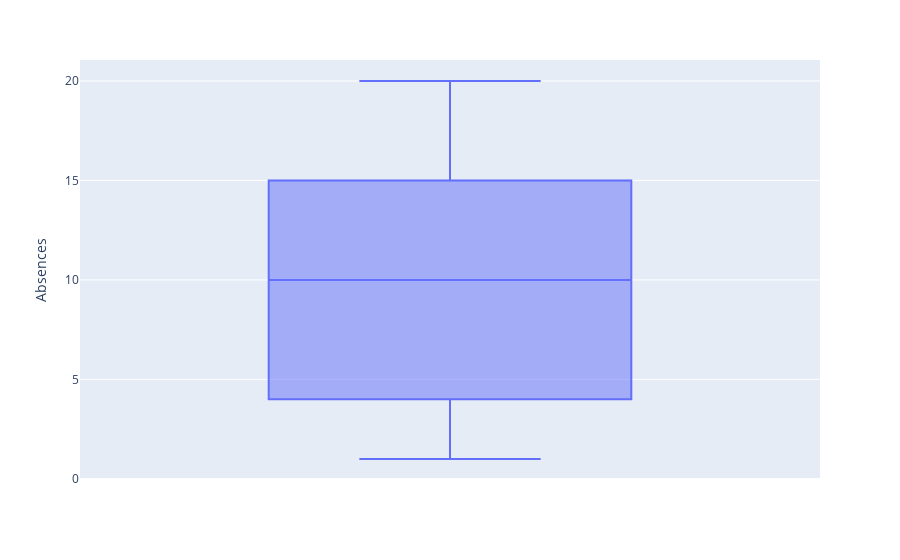

Notebook code for this chart:
### Code cell
fig = px.box(Data, y="Absences")
fig.show()#no outlire

### Figure 1 — Plotly figure (JSON) as saved in the notebook; plotly's stock layout.template omitted (floating-point values rounded to 4 significant figures; data arrays with more than 128 entries replaced by an {"elided": "..."} marker saying what was removed)
{"data": [{"alignmentgroup": "True", "hovertemplate": "Absences=%{y}<extra></extra>", "legendgroup": "", "marker": {"color": "#636efa"}, "name": "", "notched": false, "offsetgroup": "", "orientation": "v", "showlegend": false, "type": "box", "x0": " ", "xaxis": "x", "y": {"elided": "280 int values"}, "y0": " ", "yaxis": "y"}], "layout": {"boxmode": "group", "legend": {"tracegroupgap": 0}, "margin": {"t": 60}, "xaxis": {"anchor": "y", "domain": [0, 1]}, "yaxis": {"anchor": "x", "domain": [0, 1], "title": {"text": "Absences"}}}}
